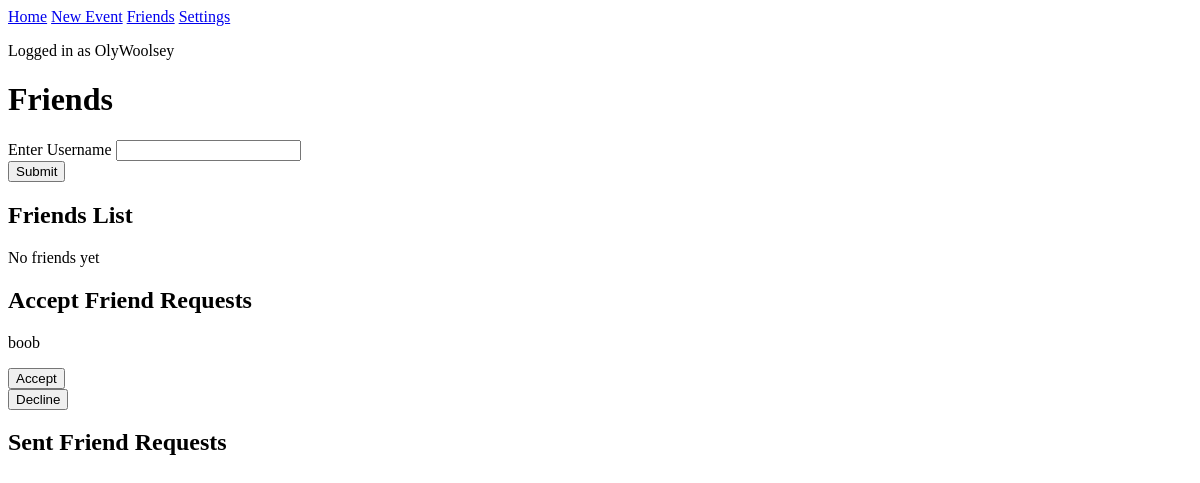
Page /friends (signed in) on the earlier database version.
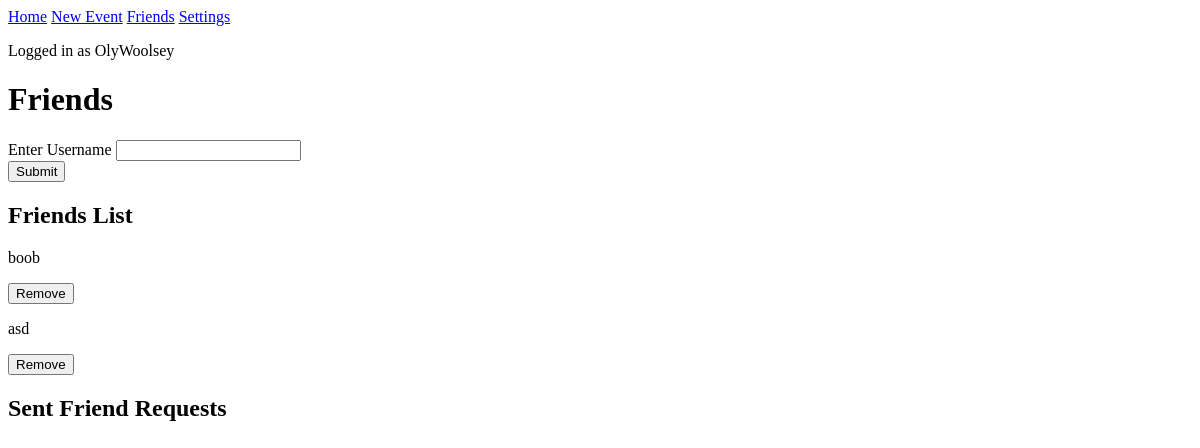
Same page on the later database version.
### run.py (models this page shows)
class User(db.Model):
    id = db.Column(db.Integer, primary_key=True)
    username = db.Column(db.String(32), index=True, unique=True)
    password = db.Column(db.String(32))
    email = db.Column(db.String(120), index=True, unique=True)

### run.py (the view, shortened to what this page needs)
@app.route('/friends', methods=('GET', 'POST'))
def friends():
    formNew = NewFriendForm()
    formRemove = RemoveFriendForm()
    formAccept = AcceptFriendForm()
    formReject = RejectFriendForm()
    formCancel = CancelFriendForm()
    if checkUser():
        friends = Friend.query.filter(
            or_(Friend.user_id1 == session['userID'], Friend.user_id2 == session['userID'])
        ).all()
        friendsList = []
        friendsRequestRecieved = []
        friendsRequestSent = []
        for i in friends:
            if i.status == 1:
                if i.user_id1 == session['userID']:
                    friendsList.append(User.query.filter_by(id=i.user_id2).first())
                else:
                    friendsList.append(User.query.filter_by(id=i.user_id1).first())
            elif i.status == 0:
                if i.user_id1 == session['userID']:
                    friendsRequestSent.append(User.query.filter_by(id=i.user_id2).first())
                else:
                    friendsRequestRecieved.append(User.query.filter_by(id=i.user_id1).first())
        return render_template('friends.html',
                               username=User.query.filter_by(id=session['userID']).first().username,
                               formNew=formNew,
                               formRemove=formRemove,
                               formAccept=formAccept,
                               formReject=formReject,
                               formCancel=formCancel,
                               friendsList=friendsList,
                               friendsRequestSent=friendsRequestSent,
                               friendsRequestRecieved=friendsRequestRecieved)
    else:
        return redirect(url_for('home'))

### forms.py
class NewFriendForm(FlaskForm):
    username = StringField('Username', validators=[DataRequired()])

class RemoveFriendForm(FlaskForm):
    remove_friend_id = IntegerField('ID', validators=[DataRequired()])

### run.py (called while the page is built)
def checkUser():
    if session.get('logged_in'):
        return True
    else:
        return False

### templates/friends.html (shortened to what this page needs)
{% extends "base.html" %}
{% block content %}
<body>
  <nav>
    <a href="/home">Home</a>
    <a href="/create_event">New Event</a>
    <a href="/friends">Friends</a>
    <a href="/settings">Settings</a>
    <p>Logged in as {{ username }}</p>
  </nav>
  <h1>Friends</h1>
    <form method='post' name="NewFriend">
    <div>
      <label for="username">Enter Username</label>
      {{ formNew.username }}
    </div>
    <div>
      <input type="submit" id="submit" name="submit" value="Submit">
    </div>
  </form>
  <h2>Friends List</h2>
  {% if friendsList|length == 0 %}
    <p>No friends yet</p>
  {% else %}
    {% for friend in friendsList %}
      <div>
        <p>{{ friend.username }}</p>
        <form method='post' name="RemoveFriend">
          <div>
            <input type="submit" id="submit" name="submit" value="Remove">
          </div>
        </form>
      </div>
    {% endfor %}
  {% endif %}
  {% if friendsRequestRecieved|length > 0 %}
    <h2>Accept Friend Requests</h2>
    {% for friend in friendsRequestRecieved %}
      <div>
        <p>{{ friend.username }}</p>
        <form method='post' name="AcceptFriend">
          <div>
            <input type="submit" id="submit" name="submit" value="Accept">
          </div>
        </form>
        <form method='post' name="DeclineFriend">
          <div>
            <input type="submit" id="submit" name="submit" value="Decline">
          </div>
        </form>
      </div>
    {% endfor %}
  {% endif %}
  <h2>Sent Friend Requests</h2>
{% endblock %}

### templates/base.html (shortened to what this page needs)
<!DOCTYPE html>
<html lang="en">
<head>
  <link rel="stylesheet" href="../static/stylesheet.css">
</head>
  {% block content %}{% endblock %}
</body>
</html>

Differences in the rows shown:
shown differently, row unchanged: User "boob": moves from the list under "Accept Friend Requests" to the list under "Friends List"
added User: username "asd", shown under "Friends List"
Other differences:
text no longer shown: "No friends yet Accept Friend Requests"
